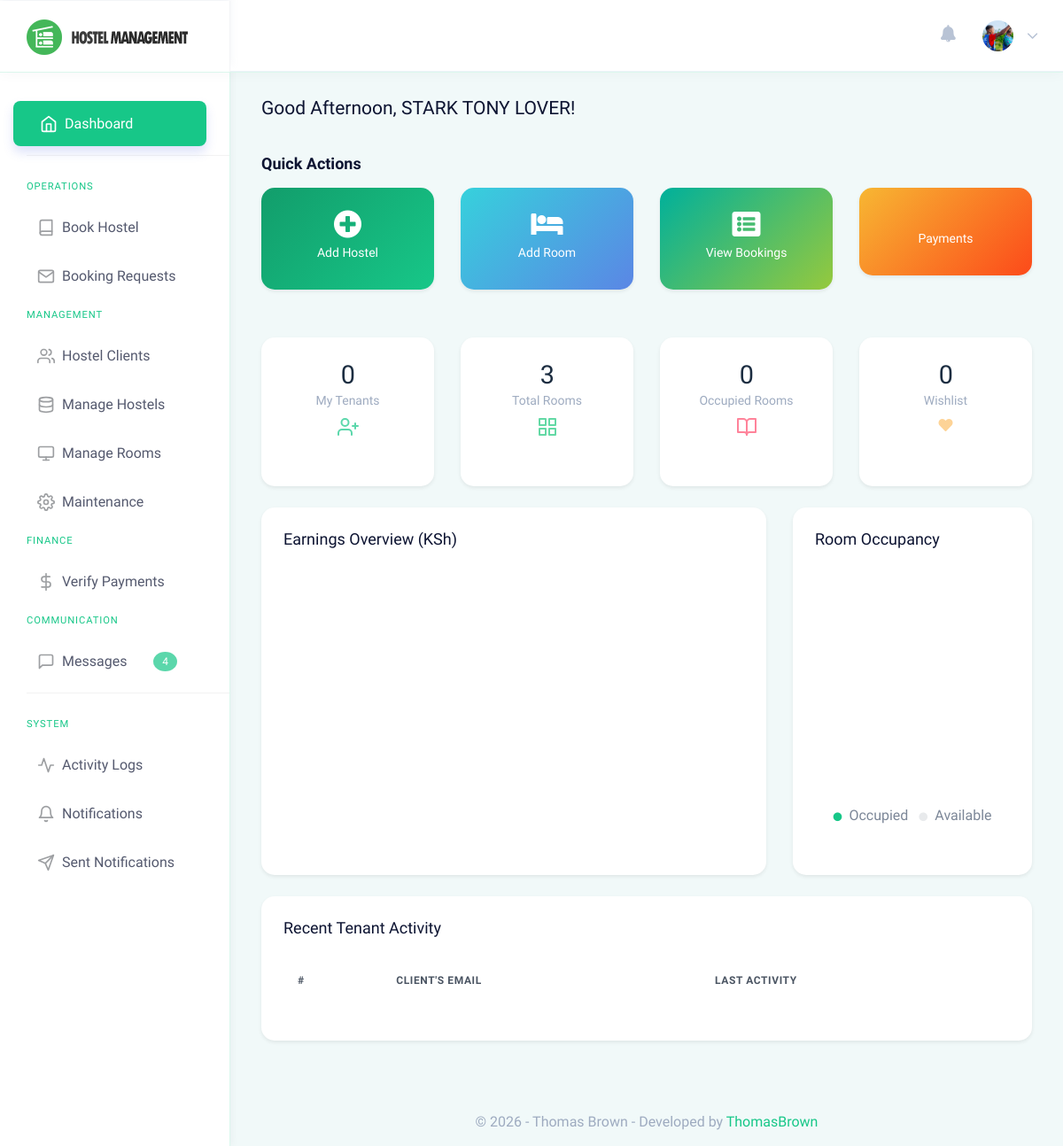
/admin/dashboard.php (signed in), run on the app's committed database.
### tables this page shows
CREATE TABLE `users` (
  `id` int(11) NOT NULL,
  `tenant_id` int(11) DEFAULT NULL,
  `email` varchar(255) NOT NULL,
  `password` varchar(255) NOT NULL,
  `role` enum('admin','landlord','client','caretaker') NOT NULL,
  `full_name` varchar(255) NOT NULL,
  `first_name` varchar(255) DEFAULT NULL,
  `middle_name` varchar(255) DEFAULT NULL,
  `last_name` varchar(255) DEFAULT NULL,
  `gender` varchar(50) DEFAULT NULL,
  `contact_no` varchar(50) DEFAULT NULL,
  `profile_pic` varchar(255) DEFAULT NULL,
  `id_no` varchar(50) DEFAULT NULL,
  `status` enum('active','suspended') DEFAULT 'active',
  `created_at` timestamp NOT NULL DEFAULT current_timestamp(),
  `original_id` int(11) DEFAULT NULL,
  `original_table` varchar(50) DEFAULT NULL,
  `assigned_hostel_id` int(11) DEFAULT NULL
);

### includes/greetings.php (the view, shortened to what this page needs)
<?php
    $welcome_string="Welcome";
    $numeric_date=date("G");
    if($numeric_date>=0&&$numeric_date<=11)
    $welcome_string="Good Morning,";
    else if($numeric_date>=12&&$numeric_date<=17)
    $welcome_string="Good Afternoon,";
    else if($numeric_date>=18&&$numeric_date<=23)
    $welcome_string="Good Evening,";
        $aid=$_SESSION['id'];
        $ret="select full_name from users where id=?";
         $stmt= $mysqli->prepare($ret) ;
         $stmt->bind_param('i',$aid);
         $stmt->execute();
         $res=$stmt->get_result();
         while($row=$res->fetch_object())
         {
    echo "<h3 class='page-title text-truncate text-dark font-weight-medium mb-1'>$welcome_string $row->full_name! </h3>"; }
?>

### admin/includes/navigation.php (shortened to what this page needs)
<nav class="navbar top-navbar navbar-expand-md">
                <div class="navbar-header" data-logobg="skin6">
                    <div class="navbar-brand">
                        <?php
                            $dashLink = ($_SESSION['role'] == 'admin') ? 'super_dashboard.php' : 'dashboard.php';
                        ?>
                        <a href="<?php echo $dashLink; ?>">
                            <b class="logo-icon">
                                <img src="../assets/images/logo-icon-nav.png" alt="homepage" class="dark-logo" />
                            </b>
                            <span class="logo-text">
                                <img src="../assets/images/logo-text-nav.png" alt="homepage" class="dark-logo" />
                            </span>
                        </a>
                    </div>
                </div>
                <div class="navbar-collapse collapse" id="navbarSupportedContent">
                    <ul class="navbar-nav float-right">
                        <li class="nav-item dropdown">
                            <a class="nav-link dropdown-toggle pl-md-3 position-relative" href="javascript:void(0)"
                                id="bell" role="button" data-toggle="dropdown" aria-haspopup="true"
                                aria-expanded="false">
                                <span><i class="fas fa-bell" style="font-size: 1.2rem;"></i></span>
                            </a>
                        </li>
                        <li class="nav-item dropdown">
                            <a class="nav-link dropdown-toggle" href="javascript:void(0)" data-toggle="dropdown"
                                aria-haspopup="true" aria-expanded="false">
                                    <?php
                                    $aid=$_SESSION['id'];
                                        $ret="SELECT full_name, email, profile_pic from users where id=?";
                                        $stmt= $mysqli->prepare($ret) ;
                                        $stmt->bind_param('i',$aid);
                                        $stmt->execute();
                                        $res=$stmt->get_result();
                                        while($row=$res->fetch_object())
                                        {
                                            $userPic = $row->profile_pic ? "../uploads/profiles/" . $row->profile_pic : "../assets/images/users/admin-icn.png";
                                            ?>
                                <img src="<?php echo $userPic; ?>" alt="user" class="rounded-circle" width="35" height="35" style="object-fit: cover;">
                                <span class="ml-2 d-none d-lg-inline-block"><?php } ?><i data-feather="chevron-down"
                                        class="svg-icon"></i></span>
                            </a>
                        </li>
                    </ul>
                </div>
            </nav>

### assets/css/custom-gradients.css (style rules this page uses)
:root { --gradient-primary: linear-gradient(135deg, #129d6b 0%, #17c788 100%); --gradient-success: linear-gradient(135deg, #00b09b 0%, #96c93d 100%); --gradient-danger: linear-gradient(135deg, #ff5f6d 0%, #ffc371 100%); --gradient-warning: linear-gradient(135deg, #f7b733 0%, #fc4a1a 100%); --gradient-info: linear-gradient(135deg, #36D1DC 0%, #5B86E5 100%); --gradient-brand-1: linear-gradient(135deg, #0d7f55 0%, #129d6b 100%); --gradient-brand-2: linear-gradient(135deg, #129d6b 0%, #17c788 100%); --gradient-brand-3: linear-gradient(135deg, #17c788 0%, #1ee09e 100%); --gradient-brand-4: linear-gradient(135deg, #1ee09e 0%, #46f5b9 100%); --sidebar-gradient: linear-gradient(180deg, #0d1432 0%, #162040 100%); --shadow-sm: 0 2px 4px rgba(0, 0, 0, 0.05); --shadow-md: 0 4px 12px rgba(0, 0, 0, 0.1); --shadow-lg: 0 8px 24px rgba(0, 0, 0, 0.15); }
body { font-family: 'Muli', sans-serif !important; }
h1, h2, h3, h4, h5, h6, .page-title, .card-title, .sidebar-nav .nav-small-cap { font-family: 'Comfortaa', cursive !important; }
.topbar .navbar-brand { border-right: 1px solid #f3f4f6; }
a { color: #17c788; }
.page-title { color: #0d1432 !important; }

### assets/css/public-pages.css (style rules this page uses)
:root { --theme-primary-color: #17c788; --theme-secondary-color: #0d1432; --theme-ordinary-color: #74777b; --theme-gray-color: #f5f5f5; --theme-white-color: #ffffff; --pub-navy: var(--theme-secondary-color); --pub-blue: var(--theme-primary-color); --pub-soft: var(--theme-ordinary-color); --pub-light: var(--theme-gray-color); --pub-white: var(--theme-white-color); --pub-gradient: linear-gradient(135deg, #129d6b 0%, #17c788 100%); --pub-gradient-vibrant: linear-gradient(135deg, #17c788 0%, #17c788 100%); --pub-glass: rgba(255, 255, 255, 0.15); --pub-glass-strong: rgba(255, 255, 255, 0.92); --pub-shadow-sm: 0 2px 8px rgba(13, 20, 50, 0.08); --pub-shadow-md: 0 8px 24px rgba(13, 20, 50, 0.12); --pub-shadow-lg: 0 16px 48px rgba(13, 20, 50, 0.18); --pub-radius: 16px; --pub-radius-sm: 10px; --pub-transition: all 0.3s ease-in-out; --theme-ordinary-font: 'Muli', sans-serif; --theme-highlight-font: 'Comfortaa', cursive; }
.transation-3s, .transation-3s:hover, .hover-zoomer img, .hover-bg-white, a, a:hover, .btn, .btn:hover { -moz-transition: all 300ms ease-in-out 0s; -webkit-transition: all 300ms ease-in-out 0s; transition: all 300ms ease-in-out 0s; }

### data on the page
users: profile_pic (picture), full_name "STARK TONY LOVER"

### other printed values
$unread_msg_count "4"
$query->num_rows "0"
$query->num_rows "3"
$row[0] "0"
